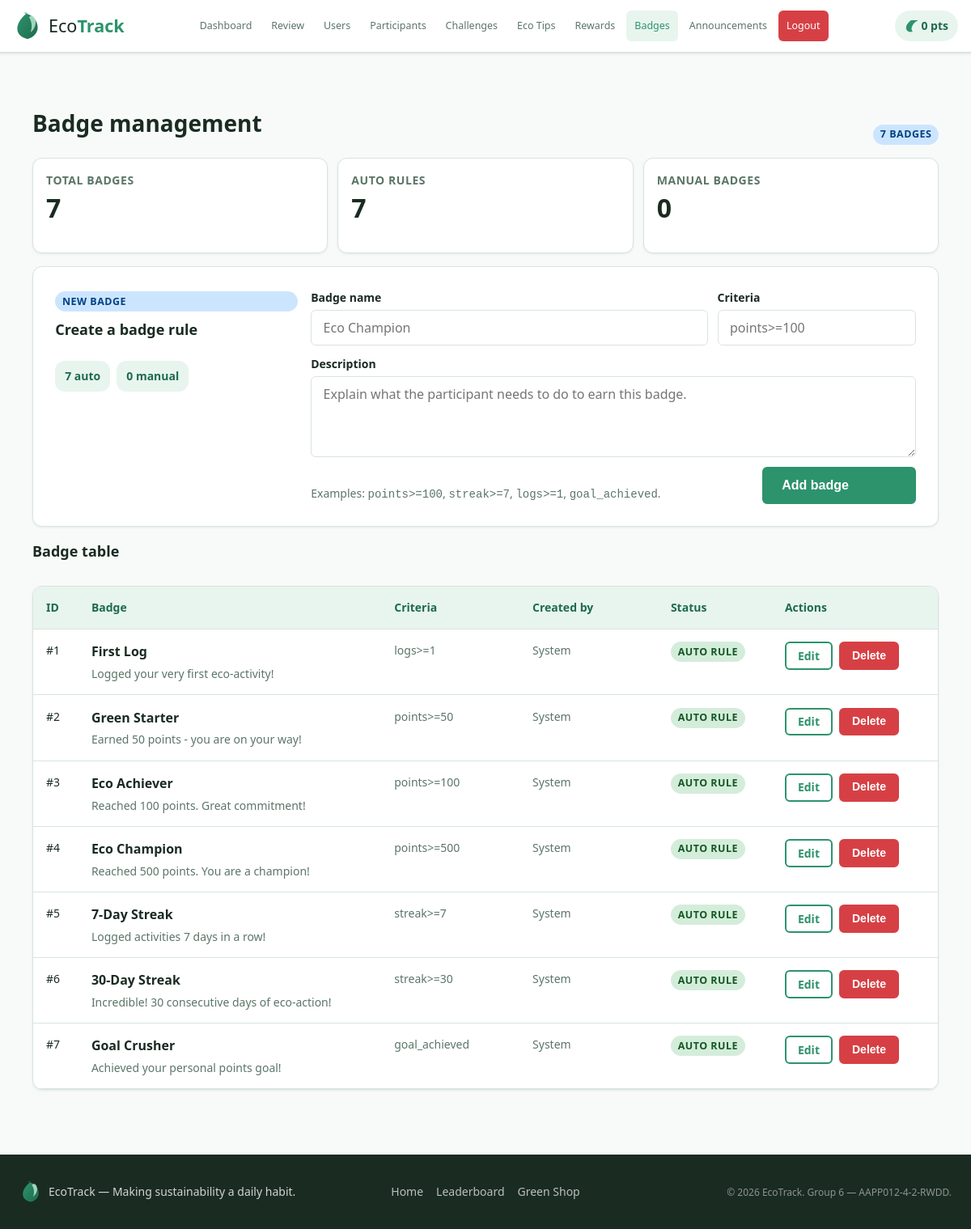
The page /admin/badges_management.php (signed in) on the database its author committed.
### tables this page shows
CREATE TABLE IF NOT EXISTS users (
  user_id INT AUTO_INCREMENT PRIMARY KEY,
  username VARCHAR(50) NOT NULL UNIQUE,
  email VARCHAR(100) NOT NULL UNIQUE,
  password VARCHAR(255) NOT NULL,
  role ENUM('participant','moderator','admin') NOT NULL DEFAULT 'participant',
  points INT NOT NULL DEFAULT 0,
  streak INT NOT NULL DEFAULT 0,
  last_checkin DATE DEFAULT NULL,
  avatar VARCHAR(255) DEFAULT NULL,
  created_at DATETIME DEFAULT CURRENT_TIMESTAMP
);

CREATE TABLE IF NOT EXISTS badges (
  badge_id INT AUTO_INCREMENT PRIMARY KEY,
  name VARCHAR(100) NOT NULL,
  description TEXT,
  icon VARCHAR(255) DEFAULT NULL,
  criteria VARCHAR(255) DEFAULT NULL,
  created_by INT DEFAULT NULL,
  FOREIGN KEY (created_by) REFERENCES users(user_id) ON DELETE SET NULL
);

### database/db.php (called while the page is built, shortened)
<?php
function normalizeConnectionCandidates(array $values): array
{
    $normalized = [];
    foreach ($values as $value) {
        $value = trim((string)$value);
        $normalized[] = $value;
    }
    return $normalized;
}
function getConnectionAttempts(): array
{
    $hosts = normalizeConnectionCandidates([
        DB_HOST,
        DB_HOST === 'localhost' ? '127.0.0.1' : 'localhost',
    ]);
    $databases = normalizeConnectionCandidates([
        DB_NAME,
    ]);
    $attempts = [];
    foreach ($hosts as $host) {
        foreach ($databases as $database) {
            $attempts[] = [
                'host' => $host,
                'database' => $database,
            ];
        }
    }
    return $attempts;
}
function getPDO(): PDO
{
    static $pdo = null;
    if ($pdo === null) {
        $options = [
            PDO::ATTR_ERRMODE            => PDO::ERRMODE_EXCEPTION,
            PDO::ATTR_DEFAULT_FETCH_MODE => PDO::FETCH_ASSOC,
            PDO::ATTR_EMULATE_PREPARES   => false,
        ];
        $errors = [];
        foreach (getConnectionAttempts() as $attempt) {
            $dsn = sprintf(
                'mysql:host=%s;dbname=%s;charset=%s',
                $attempt['host'],
                $attempt['database'],
                DB_CHARSET
            );
            try {
                $pdo = new PDO($dsn, DB_USER, DB_PASS, $options);
                return $pdo;
            } catch (PDOException $e) {
                $errors[] = sprintf(
                    '[host=%s db=%s] %s',
                    $attempt['host'],
                    $attempt['database'],
                    $e->getMessage()
                );
            }
        }
        exit('Database connection failed. Please contact the administrator.');
    }
    return $pdo;
}

### includes/functions.php (called while the page is built, shortened)
<?php
require_once __DIR__ . '/../database/db.php';
function sanitise(mixed $value): string
{
    return htmlspecialchars((string)$value, ENT_QUOTES | ENT_SUBSTITUTE, 'UTF-8');
}

### admin/badges_management.php (the view, shortened to what this page needs)
<?php
require_once __DIR__ . '/../database/db.php';
require_once __DIR__ . '/../includes/functions.php';
$pdo = getPDO();
$badgeForm = [
    'name' => '',
    'description' => '',
    'criteria' => '',
];
$badges = $pdo->query(
    'SELECT b.*, u.username AS created_by_name
     FROM badges b
     LEFT JOIN users u ON u.user_id = b.created_by
     ORDER BY b.badge_id ASC'
)->fetchAll() ?: [];
$badgeCount = count($badges);
$ruleCount = 0;
$manualCount = 0;
foreach ($badges as $badge) {
    $hasCriteria = trim((string)($badge['criteria'] ?? '')) !== '';
    if ($hasCriteria) {
        $ruleCount++;
    } else {
        $manualCount++;
    }
}
$editingBadgeId = max(0, (int)($_GET['edit_badge'] ?? 0));
$buildBadgesManagementUrl = static function (array $overrides = []) use ($editingBadgeId): string {
    $params = [
        'edit_badge' => $editingBadgeId,
    ];
    foreach ($overrides as $key => $value) {
        $params[$key] = $value;
    }
    if (($params['edit_badge'] ?? 0) <= 0) {
        unset($params['edit_badge']);
    }
    $query = http_build_query($params);
    return 'badges_management.php' . ($query ? '?' . $query : '');
};
require_once __DIR__ . '/../layout/header.php';
?>
<div class="container page-shell reward-admin-shell badge-admin-shell">
  <div class="section-header reward-admin-header">
    <div>
      <h1 class="section-header__title">Badge management</h1>
    </div>
    <span class="badge badge-blue"><?= $badgeCount ?> badge<?= $badgeCount === 1 ? '' : 's' ?></span>
  </div>
  <section class="reward-admin-summary-grid">
    <article class="card reward-summary-card">
      <span class="reward-summary-card__label">Total badges</span>
      <strong class="reward-summary-card__value"><?= $badgeCount ?></strong>
    </article>
    <article class="card reward-summary-card">
      <span class="reward-summary-card__label">Auto rules</span>
      <strong class="reward-summary-card__value"><?= $ruleCount ?></strong>
    </article>
    <article class="card reward-summary-card">
      <span class="reward-summary-card__label">Manual badges</span>
      <strong class="reward-summary-card__value"><?= $manualCount ?></strong>
    </article>
  </section>
  <section class="card reward-admin-studio">
    <div class="reward-admin-studio-layout">
      <div class="reward-admin-panel__intro reward-admin-panel__intro--compact">
        <span class="badge badge-blue">New badge</span>
        <h2 class="card-title">Create a badge rule</h2>
        <div class="reward-admin-panel__meta">
          <span class="inline-pill-note"><?= $ruleCount ?> auto</span>
          <span class="inline-pill-note"><?= $manualCount ?> manual</span>
        </div>
      </div>
      <form method="POST" class="reward-admin-form">
        <div class="reward-admin-form-grid badge-admin-form-grid">
          <div class="form-group reward-admin-form-group reward-admin-form-group--name">
            <label for="create_badge_name">Badge name</label>
            <input type="text" id="create_badge_name" name="name" maxlength="100" value="<?= sanitise($badgeForm['name']) ?>" required placeholder="Eco Champion">
          </div>
          <div class="form-group reward-admin-form-group">
            <label for="create_badge_criteria">Criteria</label>
            <input type="text" id="create_badge_criteria" name="criteria" value="<?= sanitise($badgeForm['criteria']) ?>" placeholder="points>=100">
          </div>
          <div class="form-group reward-admin-form-group reward-admin-form-group--description">
            <label for="create_badge_description">Description</label>
            <textarea id="create_badge_description" name="description" rows="3" placeholder="Explain what the participant needs to do to earn this badge."><?= sanitise($badgeForm['description']) ?></textarea>
          </div>
        </div>
        <div class="reward-admin-form-actions">
          <p class="badge-admin-form-note">Examples: <code>points&gt;=100</code>, <code>streak&gt;=7</code>, <code>logs&gt;=1</code>, <code>goal_achieved</code>.</p>
          <button type="submit" class="btn btn-primary">Add badge</button>
        </div>
      </form>
    </div>
  </section>
  <section class="reward-admin-board">
    <?php if (empty($badges)): ?>
      <div class="card empty-state">
        <h2 class="card-title empty-state__title">No badges yet</h2>
        <p class="empty-state__text">Create your first badge from the studio above.</p>
      </div>
    <?php else: ?>
      <div class="reward-admin-board__header">
        <div>
          <h2 class="card-title">Badge table</h2>
        </div>
      </div>
      <div class="card reward-admin-table-card">
        <div class="table-wrap reward-admin-table-wrap">
          <table class="reward-admin-table badge-admin-table">
            <thead>
              <tr>
                <th>ID</th>
                <th>Badge</th>
                <th>Criteria</th>
                <th>Created by</th>
                <th>Status</th>
                <th>Actions</th>
              </tr>
            </thead>
            <tbody>
              <?php foreach ($badges as $badge): ?>
                <?php
                $criteria = trim((string)($badge['criteria'] ?? ''));
                $isAutomatic = $criteria !== '';
                ?>
                <tr id="badge-<?= (int)$badge['badge_id'] ?>" class="reward-admin-table__row badge-admin-table__row<?= $editingBadgeId === (int)$badge['badge_id'] ? ' reward-admin-table__row--editing' : '' ?>">
                  <td class="reward-admin-table__cell reward-admin-table__cell--id" data-label="ID">#<?= (int)$badge['badge_id'] ?></td>
                  <td class="reward-admin-table__reward reward-admin-table__cell reward-admin-table__cell--reward" data-label="Badge">
                    <strong><?= sanitise($badge['name']) ?></strong>
                    <span><?= sanitise($badge['description'] ?: 'No description yet.') ?></span>
                  </td>
                  <td class="reward-admin-table__cell badge-admin-table__cell badge-admin-table__cell--criteria" data-label="Criteria"><?= sanitise($criteria !== '' ? $criteria : 'Manual award or custom trigger') ?></td>
                  <td class="reward-admin-table__cell badge-admin-table__cell badge-admin-table__cell--created" data-label="Created by"><?= sanitise($badge['created_by_name'] ?? 'System') ?></td>
                  <td class="reward-admin-table__cell reward-admin-table__cell--status" data-label="Status">
                    <span class="badge <?= $isAutomatic ? 'badge-green' : 'badge-grey' ?>">
                      <?= $isAutomatic ? 'auto rule' : 'manual' ?>
                    </span>
                  </td>
                  <td class="reward-admin-table__cell reward-admin-table__cell--actions" data-label="Actions">
                    <div class="reward-admin-table__actions">
                      <a href="<?= sanitise($buildBadgesManagementUrl(['edit_badge' => (int)$badge['badge_id']])) ?>#badge-<?= (int)$badge['badge_id'] ?>" class="btn btn-outline btn-sm">
                        Edit
                      </a>
                      <form method="POST">
                        <button type="submit" class="btn btn-danger btn-sm" onclick="return confirm('Delete this badge?');">Delete</button>
                      </form>
                    </div>
                  </td>
                </tr>
              <?php endforeach; ?>
            </tbody>
          </table>
        </div>
      </div>
    <?php endif; ?>
  </section>
</div>
<?php require_once __DIR__ . '/../layout/footer.php'; ?>

### layout/header.php (shortened to what this page needs)
<?php
$role      = $_SESSION['role'] ?? 'guest';
?>
<!DOCTYPE html>
<html lang="en">
<head>
  <link rel="stylesheet" href="<?= BASE_URL ?>/assets/css/style.css">
</head>
<body>
<header class="navbar" role="banner">
  <div class="nav-container">
    <a href="<?= BASE_URL ?>/index.php" class="nav-logo" aria-label="EcoTrack Home">
      <img src="<?= BASE_URL ?>/assets/img/logo.svg" alt="EcoTrack leaf logo" width="36" height="36">
      <span class="logo-text">Eco<strong>Track</strong></span>
    </a>
    <nav class="nav-menu" id="navMenu" role="navigation" aria-label="Main navigation">
      <?php if ($role === 'participant'): ?>
        <a href="<?= BASE_URL ?>/participant/dashboard.php">Dashboard</a>
        <a href="<?= BASE_URL ?>/participant/log_activity.php">Log Activity</a>
        <a href="<?= BASE_URL ?>/participant/challenges.php">Challenges</a>
        <a href="<?= BASE_URL ?>/participant/shop.php">Green Shop</a>
        <a href="<?= BASE_URL ?>/participant/points.php">Points</a>
        <a href="<?= BASE_URL ?>/participant/leaderboard.php">Leaderboard</a>
        <a href="<?= BASE_URL ?>/participant/profile.php">Profile</a>
      <?php elseif ($role === 'admin'): ?>
        <a href="<?= BASE_URL ?>/admin/dashboard.php">Dashboard</a>
        <a href="<?= BASE_URL ?>/admin/review_submissions.php">Review</a>
        <a href="<?= BASE_URL ?>/admin/user_management.php">Users</a>
        <a href="<?= BASE_URL ?>/admin/participant_table.php">Participants</a>
        <a href="<?= BASE_URL ?>/admin/challenge_management.php">Challenges</a>
        <a href="<?= BASE_URL ?>/admin/eco_tips.php">Eco Tips</a>
        <a href="<?= BASE_URL ?>/admin/rewards_management.php">Rewards</a>
        <a href="<?= BASE_URL ?>/admin/badges_management.php">Badges</a>
        <a href="<?= BASE_URL ?>/admin/announcements.php">Announcements</a>
      <?php else: ?>
        <a href="<?= BASE_URL ?>/login.php">Login</a>
        <a href="<?= BASE_URL ?>/register.php">Register</a>
      <?php endif; ?>
      <?php if (isset($_SESSION['user_id'])): ?>
        <a href="<?= BASE_URL ?>/logout.php" class="nav-logout">Logout</a>
      <?php endif; ?>
    </nav>
    <?php if (isset($_SESSION['user_id'])): ?>
      <?php
        $u = getPDO()->prepare('SELECT points FROM users WHERE user_id = ?');
        $u->execute([$_SESSION['user_id']]);
        $pts = (int)($u->fetchColumn() ?: 0);
      ?>
      <div class="nav-points" aria-label="Your points balance">
        <img src="<?= BASE_URL ?>/assets/img/icon_leaf.svg" alt="" width="16" height="16">
        <span id="navPointsBadge"><?= $pts ?> pts</span>
      </div>
    <?php endif; ?>
  </div>
</header>
<main id="mainContent">

### layout/footer.php (shortened to what this page needs)
</main>
<footer class="site-footer" role="contentinfo">
  <div class="footer-container">
    <div class="footer-brand">
      <img src="<?= BASE_URL ?>/assets/img/logo.svg" alt="EcoTrack" width="28" height="28">
      <p>EcoTrack &mdash; Making sustainability a daily habit.</p>
    </div>
    <div class="footer-links">
      <a href="<?= BASE_URL ?>/index.php">Home</a>
      <a href="<?= BASE_URL ?>/participant/leaderboard.php">Leaderboard</a>
      <a href="<?= BASE_URL ?>/participant/shop.php">Green Shop</a>
    </div>
    <p class="footer-copy">&copy; <?= date('Y') ?> EcoTrack. Group 6 &mdash; AAPP012-4-2-RWDD.</p>
  </div>
</footer>
</body>
</html>

### rows shown on the page
users: points "0"
badges: badge_id "1", name "First Log", description "Logged your very first eco-activity!", criteria "logs>=1", created_by_name "System", shows "AUTO RULE"
badges: badge_id "2", name "Green Starter", description "Earned 50 points - you are on your way!", criteria "points>=50", created_by_name "System", shows "AUTO RULE"
badges: badge_id "3", name "Eco Achiever", description "Reached 100 points. Great commitment!", criteria "points>=100", created_by_name "System", shows "AUTO RULE"
badges: badge_id "4", name "Eco Champion", description "Reached 500 points. You are a champion!", criteria "points>=500", created_by_name "System", shows "AUTO RULE"
badges: badge_id "5", name "7-Day Streak", description "Logged activities 7 days in a row!", criteria "streak>=7", created_by_name "System", shows "AUTO RULE"
badges: badge_id "6", name "30-Day Streak", description "Incredible! 30 consecutive days of eco-action!", criteria "streak>=30", created_by_name "System", shows "AUTO RULE"
badges: badge_id "7", name "Goal Crusher", description "Achieved your personal points goal!", criteria "goal_achieved", created_by_name "System", shows "AUTO RULE"

### other values the page prints
$badgeCount "7"
$ruleCount "7"
$manualCount "0"
